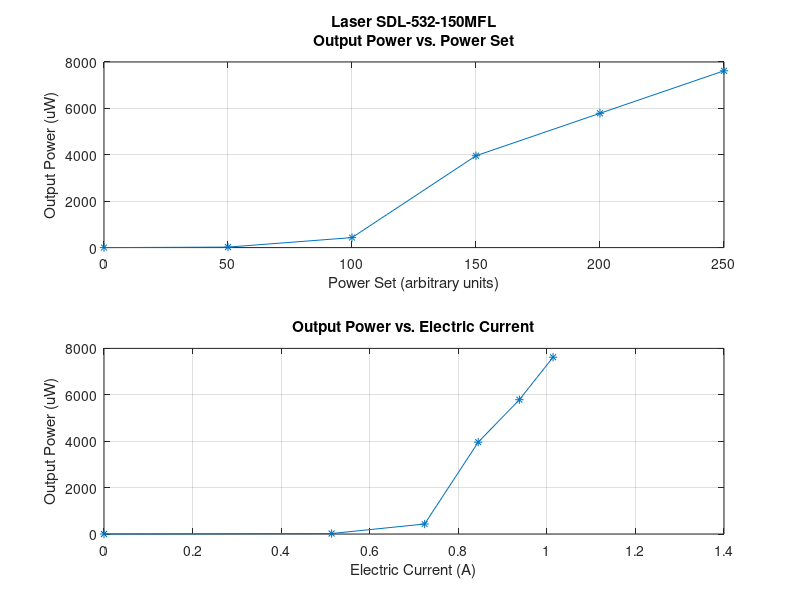
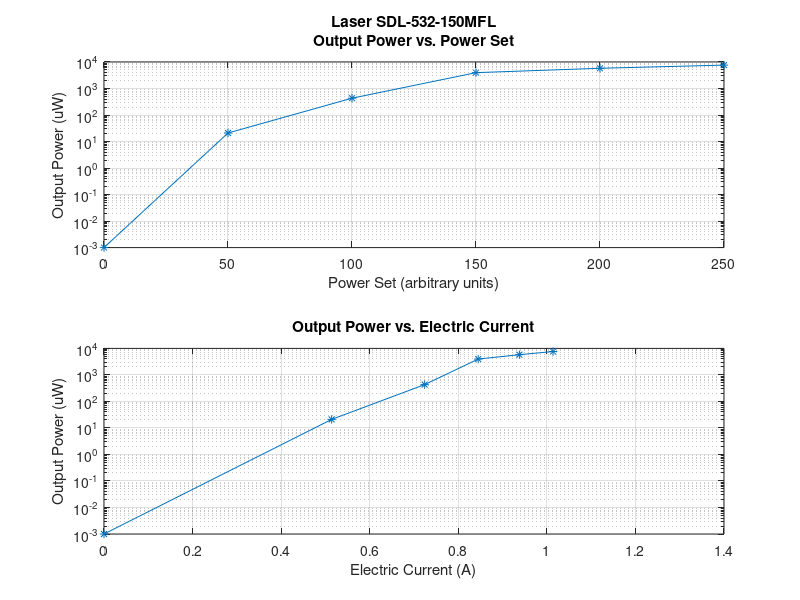

These charts were generated, in order, by the following MATLAB code:

% Light Source:
% Shanghai dream laser calibration
% laser: SDL-532-150MFL
% 532 nm, 1-10000 mW
% 
% Thor labs PM100 calibrator with S140C sensor
% 
% fiber is cleaved Thor CFML12U-20 cannula, placed at level equal to base
% on the S140C sensor

% data:
% 	column 1: "Power Set Dial" (dial on power supply)
% 	column 2: Electric Current (display on power supply)
% 	column 3: max power, in uW, measured by Thor labs PM100 calibrator with
% 	          S140C sensor
data = [	0	0.000	0.001; ...
			50	0.514	20.97; ...
			100	0.724	430.7; ...
			150	0.845	3958; ...
			200	0.938	5789; ...
			250	1.014	7620; ...
		];

% diameter of sensor (mm)
diameter = 5;
area = pi * (diameter/2)^2;

data = [data data(:, 3)./area];



%%

% LINEAR SCALE
figure(1)
% plot dial setting vs. power
subplot(211)
plot(data(:, 1), data(:, 3), '*-');
title({'Laser SDL-532-150MFL', 'Output Power vs. Power Set'});
xlabel('Power Set (arbitrary units)')
ylabel('Output Power (uW)')
grid on
% plot current vs. power
subplot(212)
plot(data(:, 2), data(:, 3), '*-');
title({'Output Power vs. Electric Current'});
xlabel('Electric Current (A)')
ylabel('Output Power (uW)')
grid on

% SEMILOGY SCALE
figure(2)
% plot dial setting vs. power
subplot(211)
semilogy(data(:, 1), data(:, 3), '*-');
title({'Laser SDL-532-150MFL', 'Output Power vs. Power Set'});
xlabel('Power Set (arbitrary units)')
ylabel('Output Power (uW)')
grid on
% plot current vs. power
subplot(212)
semilogy(data(:, 2), data(:, 3), '*-');
title({'Output Power vs. Electric Current'});
xlabel('Electric Current (A)')
ylabel('Output Power (uW)')
grid on
